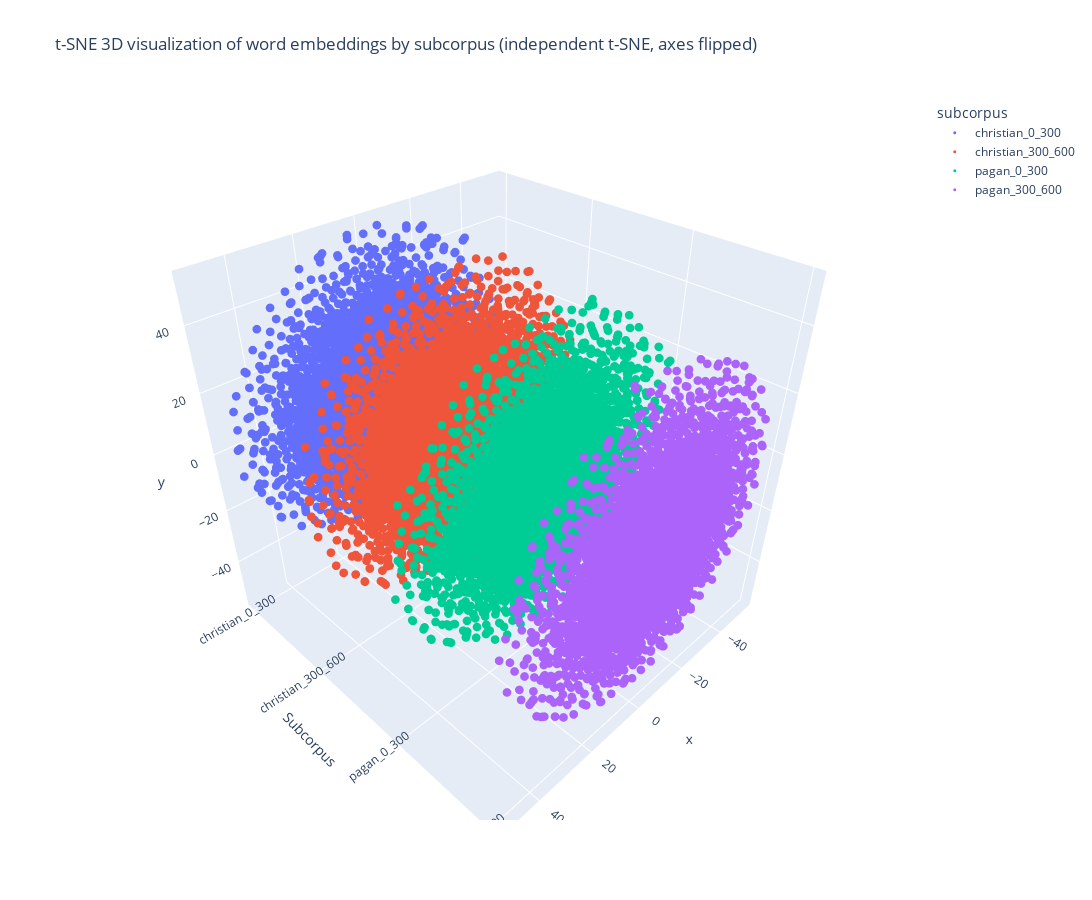

Here is the notebook cell this chart was saved with:
### Code cell
import plotly.express as px

fig = px.scatter_3d(
    df_plot, x="x", y="z", z="y",  # Flipped y and z axes
    color="subcorpus", hover_name="word",
    title="t-SNE 3D visualization of word embeddings by subcorpus (independent t-SNE, axes flipped)",
    width=1200, height=900
)
fig.update_traces(marker=dict(size=3))
fig.update_layout(scene=dict(
    yaxis=dict(
        tickvals=[0, 1, 2, 3],
        ticktext=["christian_0_300", "christian_300_600", "pagan_0_300", "pagan_300_600"],
        title="Subcorpus"
    )
))
fig.show()

### Figure 1 — Plotly figure (JSON) as saved in the notebook; plotly's stock layout.template omitted (floating-point values rounded to 4 significant figures; data arrays with more than 128 entries replaced by an {"elided": "..."} marker saying what was removed)
{"data": [{"hovertemplate": "<b>%{hovertext}</b><br><br>subcorpus=christian_0_300<br>x=%{x}<br>z=%{y}<br>y=%{z}<extra></extra>", "hovertext": {"elided": "3561 str values"}, "legendgroup": "christian_0_300", "marker": {"color": "#636efa", "size": 3, "symbol": "circle"}, "mode": "markers", "name": "christian_0_300", "scene": "scene", "showlegend": true, "type": "scatter3d", "x": {"elided": "3561 float values"}, "y": {"elided": "3561 int values"}, "z": {"elided": "3561 float values"}}, {"hovertemplate": "<b>%{hovertext}</b><br><br>subcorpus=christian_300_600<br>x=%{x}<br>z=%{y}<br>y=%{z}<extra></extra>", "hovertext": {"elided": "3561 str values"}, "legendgroup": "christian_300_600", "marker": {"color": "#EF553B", "size": 3, "symbol": "circle"}, "mode": "markers", "name": "christian_300_600", "scene": "scene", "showlegend": true, "type": "scatter3d", "x": {"elided": "3561 float values"}, "y": {"elided": "3561 int values"}, "z": {"elided": "3561 float values"}}, {"hovertemplate": "<b>%{hovertext}</b><br><br>subcorpus=pagan_0_300<br>x=%{x}<br>z=%{y}<br>y=%{z}<extra></extra>", "hovertext": {"elided": "3561 str values"}, "legendgroup": "pagan_0_300", "marker": {"color": "#00cc96", "size": 3, "symbol": "circle"}, "mode": "markers", "name": "pagan_0_300", "scene": "scene", "showlegend": true, "type": "scatter3d", "x": {"elided": "3561 float values"}, "y": {"elided": "3561 int values"}, "z": {"elided": "3561 float values"}}, {"hovertemplate": "<b>%{hovertext}</b><br><br>subcorpus=pagan_300_600<br>x=%{x}<br>z=%{y}<br>y=%{z}<extra></extra>", "hovertext": {"elided": "3561 str values"}, "legendgroup": "pagan_300_600", "marker": {"color": "#ab63fa", "size": 3, "symbol": "circle"}, "mode": "markers", "name": "pagan_300_600", "scene": "scene", "showlegend": true, "type": "scatter3d", "x": {"elided": "3561 float values"}, "y": {"elided": "3561 int values"}, "z": {"elided": "3561 float values"}}], "layout": {"height": 900, "legend": {"title": {"text": "subcorpus"}, "tracegroupgap": 0}, "scene": {"domain": {"x": [0, 1], "y": [0, 1]}, "xaxis": {"title": {"text": "x"}}, "yaxis": {"ticktext": ["christian_0_300", "christian_300_600", "pagan_0_300", "pagan_300_600"], "tickvals": [0, 1, 2, 3], "title": {"text": "Subcorpus"}}, "zaxis": {"title": {"text": "y"}}}, "title": {"text": "t-SNE 3D visualization of word embeddings by subcorpus (independent t-SNE, axes flipped)"}, "width": 1200}}
